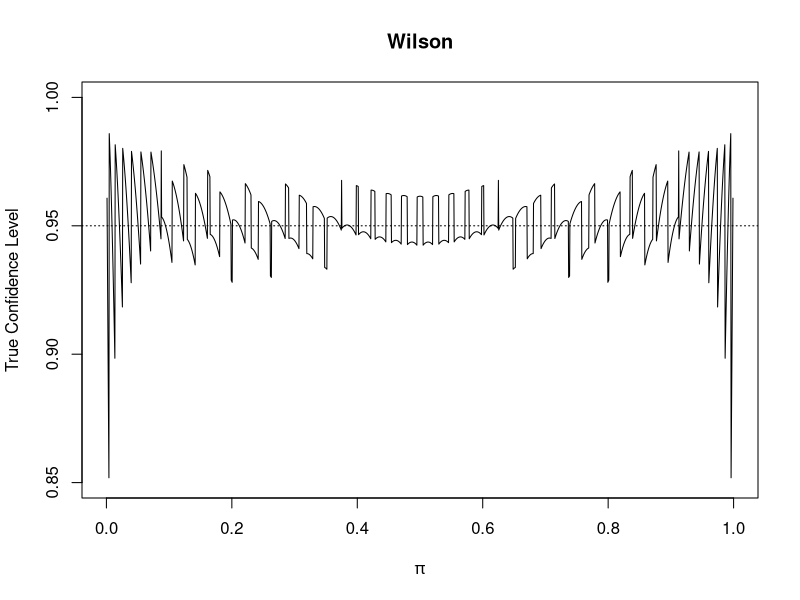
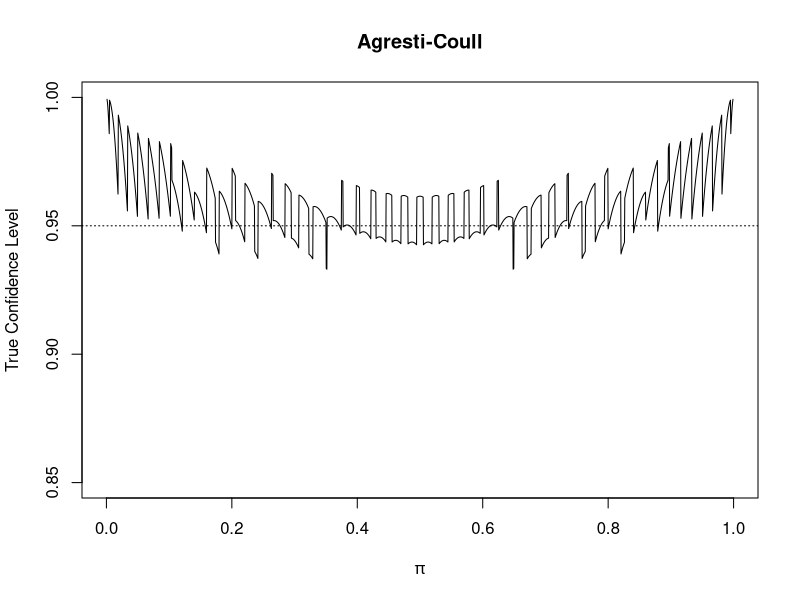

Source code (R) for these figures, in order:
## ---- chunk 1
#Wald
w<-9 
n<-20 
alpha<-0.05 
pi.hat<-w/n 
var.wald<-pi.hat*(1-pi.hat)/n 
lower<-pi.hat-qnorm(p=1-alpha/2)*sqrt(var.wald) 
upper<-pi.hat+qnorm(p=1-alpha/2)*sqrt(var.wald) 
round(data.frame(lower,upper),4)

#Wilson
pi.tilde<-(w+qnorm(p=1-alpha/2)^2/2)/(n+qnorm(p=1-alpha/2)^2)
pi.tilde

round(pi.tilde+qnorm(p=c(alpha/2,1-alpha/2))* sqrt(n)/(n+qnorm(p=1-alpha/2)^2)*sqrt(pi.hat* (1-pi.hat)+qnorm(1-alpha/2)^2/(4*n)),4)

#Agresti-Coull
var.ac<-pi.tilde*(1-pi.tilde)/(n+qnorm(p=1-alpha/2) ^2)  
round(pi.tilde+qnorm(p=c(alpha/2,1-alpha/2))* sqrt(var.ac),4)
## ---- chunk 2
#Wald
w<-15 
n<-25 
alpha<-0.05 
pi.hat<-w/n 
var.wald<-pi.hat*(1-pi.hat)/n 
lower<-pi.hat-qnorm(p=1-alpha/2)*sqrt(var.wald) 
upper<-pi.hat+qnorm(p=1-alpha/2)*sqrt(var.wald) 
round(data.frame(lower,upper),4)

#Wilson
pi.tilde<-(w+qnorm(p=1-alpha/2)^2/2)/(n+qnorm(p=1-alpha/2)^2)
pi.tilde

round(pi.tilde+qnorm(p=c(alpha/2,1-alpha/2))* sqrt(n)/(n+qnorm(p=1-alpha/2)^2)*sqrt(pi.hat* (1-pi.hat)+qnorm(1-alpha/2)^2/(4*n)),4)

#Agresti-Coull
var.ac<-pi.tilde*(1-pi.tilde)/(n+qnorm(p=1-alpha/2) ^2)  
round(pi.tilde+qnorm(p=c(alpha/2,1-alpha/2))* sqrt(var.ac),4)
## ---- chunk 3
#Wald
w<-1 
n<-80
alpha<-0.05 
pi.hat<-w/n 
var.wald<-pi.hat*(1-pi.hat)/n 
lower<-pi.hat-qnorm(p=1-alpha/2)*sqrt(var.wald) 
upper<-pi.hat+qnorm(p=1-alpha/2)*sqrt(var.wald) 
round(data.frame(lower,upper),4)
## ---- chunk 4
#Wilson
pi.tilde<-(w+qnorm(p=1-alpha/2)^2/2)/(n+qnorm(p=1-alpha/2)^2)
pi.tilde

round(pi.tilde+qnorm(p=c(alpha/2,1-alpha/2))* sqrt(n)/(n+qnorm(p=1-alpha/2)^2)*sqrt(pi.hat* (1-pi.hat)+qnorm(1-alpha/2)^2/(4*n)),4)
## ---- chunk 5
alpha <- 0.05
n <- 40
w <- 0: n
pi.hat <- w / n
pi.seq <- seq ( from = .001 , to = .999 , by = .0005)
#Wilson
pi.tilde<-(w+qnorm(p=1-alpha/2)^2/2)/(n+qnorm(p=1-alpha/2)^2)
lower.wilson <- pi.tilde - qnorm(p = 1- alpha / 2) * sqrt(n)/(n+qnorm(p=1-alpha/2)^2)*sqrt(pi.hat*(1-pi.hat)+qnorm(1-alpha/2)^2/(4*n))
upper.wilson <- pi.tilde + qnorm (p = 1- alpha / 2) * sqrt(n)/(n+qnorm(p=1-alpha/2)^2)*sqrt(pi.hat*(1-pi.hat)+qnorm(1-alpha/2)^2/(4*n))
#Save true confidence level in a matrix
save.true.conf <- matrix(data = NA, nrow = length (pi.seq), ncol = 2)
#create the counter for the loop
counter <- 1
# Loop over each pi
for ( pi in pi.seq ) {
pmf <- dbinom(x = w, size = n, prob = pi)
save.wilson <- ifelse(test = pi > lower.wilson, yes = ifelse(test = pi < upper.wilson, yes = 1, no = 0), no =0)
ac <- sum(save.wilson * pmf)
save.true.conf[counter,] <- c(pi, ac)
#print (save.true.conf[counter,])
counter <- counter + 1
}
plot(x = save.true.conf [,1], y = save.true.conf[ ,2], main = "Wilson",
xlab = expression(pi), ylab = "True Confidence Level", type = "l", ylim = c (.85 ,1))
abline(h = 1 - alpha, lty = "dotted")
## ---- chunk 6
alpha <- 0.05
n <- 40
w <- 0: n
pi.hat <- w / n
pi.seq <- seq ( from = .001 , to = .999 , by = .0005)
#Agresti-Goull
pi.tilde<-(w+qnorm(p=1-alpha/2)^2/2)/(n+qnorm(p=1-alpha/2)^2)
var.ac<-pi.tilde*(1-pi.tilde)/(n+qnorm(p=1-alpha/2) ^2)
lower.ac <- pi.tilde - qnorm(p = 1- alpha / 2) * sqrt (var.ac)
upper.ac <- pi.tilde + qnorm (p = 1- alpha / 2) * sqrt (var.ac)
#Save true confidence level in a matrix
save.true.conf <- matrix(data = NA, nrow = length (pi.seq), ncol = 2)
#create the counter for the loop
counter <- 1
# Loop over each pi
for ( pi in pi.seq ) {
pmf <- dbinom(x = w, size = n, prob = pi)
save.ac <- ifelse(test = pi > lower.ac, yes = ifelse(test = pi < upper.ac, yes = 1, no = 0), no =0)
ac <- sum(save.ac * pmf)
save.true.conf[counter,] <- c(pi, ac)
#print (save.true.conf[counter,])
counter <- counter + 1
}
plot(x = save.true.conf [,1], y = save.true.conf[ ,2], main = "Agresti-Coull",
xlab = expression(pi), ylab = "True Confidence Level", type = "l", ylim = c (.85 ,1))
abline(h = 1 - alpha, lty = "dotted")
